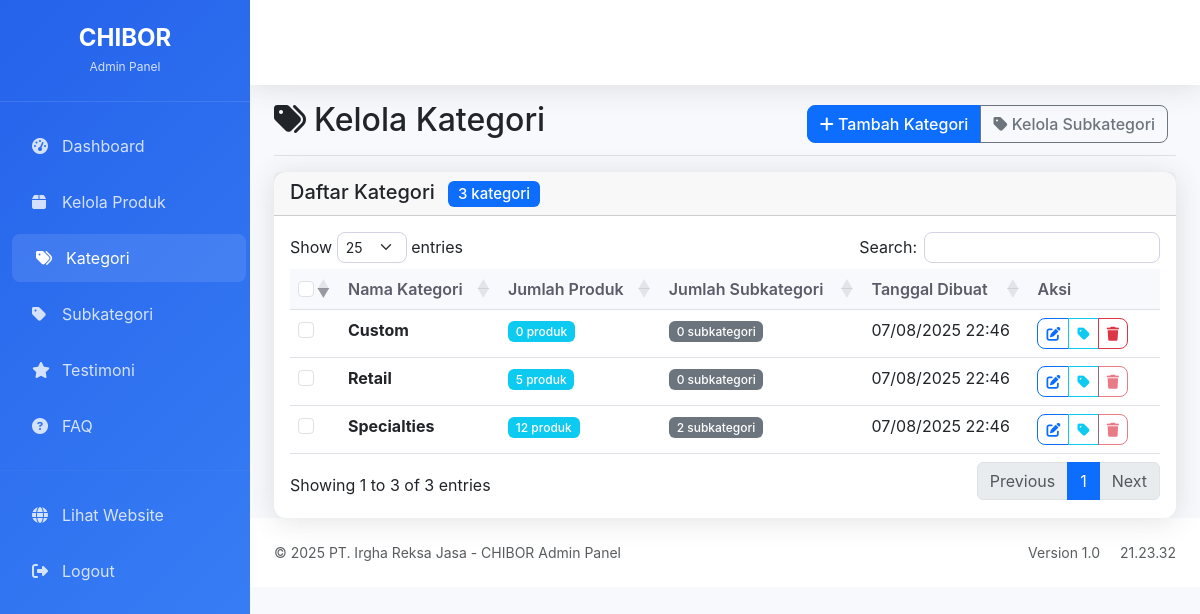
Screenshot of /admin/categories.php (signed in) with the database file from the repository.
### tables this page shows
CREATE TABLE `kategori` (
  `id` int(11) NOT NULL,
  `nama_kategori` varchar(100) NOT NULL,
  `created_at` timestamp NOT NULL DEFAULT current_timestamp()
);

### includes/db.php (called while the page is built, shortened)
<?php
function h($text)
{
    return htmlspecialchars($text, ENT_QUOTES, 'UTF-8');
}

### admin/categories.php (the view, shortened to what this page needs)
<?php
require_once '../includes/db.php';
$stmt = $pdo->query("SELECT k.*, COUNT(p.id) as jumlah_produk,
                     (SELECT COUNT(*) FROM subkategori WHERE id_kategori = k.id) as jumlah_subkategori
                     FROM kategori k
                     LEFT JOIN produk p ON k.id = p.id_kategori
                     GROUP BY k.id
                     ORDER BY k.nama_kategori");
$categories = $stmt->fetchAll();
include 'includes/admin_header.php';
?>
<div class="container-fluid px-4">
    <div class="d-flex justify-content-between flex-wrap flex-md-nowrap align-items-center pt-3 pb-2 mb-3 border-bottom">
        <h1 class="h2">
            <i class="fas fa-tags me-2"></i>Kelola Kategori
        </h1>
        <div class="btn-toolbar mb-2 mb-md-0">
            <div class="btn-group me-2">
                <button class="btn btn-primary" data-bs-toggle="modal" data-bs-target="#addCategoryModal">
                    <i class="fas fa-plus"></i> Tambah Kategori
                </button>
                <a href="subcategories.php" class="btn btn-outline-secondary">
                    <i class="fas fa-tag"></i> Kelola Subkategori
                </a>
            </div>
        </div>
    </div>
    <div class="card">
        <div class="card-header">
            <h5 class="card-title mb-0">
                Daftar Kategori
                <span class="badge bg-primary ms-2"><?= count($categories) ?> kategori</span>
            </h5>
        </div>
        <div class="card-body">
            <?php if (!empty($categories)): ?>
                <div class="table-responsive">
                    <table class="table table-hover data-table" id="categoriesTable">
                        <thead>
                            <tr>
                                <th width="5%">
                                    <input type="checkbox" id="selectAll" class="form-check-input">
                                </th>
                                <th>Nama Kategori</th>
                                <th>Jumlah Produk</th>
                                <th>Jumlah Subkategori</th>
                                <th>Tanggal Dibuat</th>
                                <th width="15%" class="no-sort">Aksi</th>
                            </tr>
                        </thead>
                        <tbody>
                            <?php foreach ($categories as $category): ?>
                                <tr>
                                    <td>
                                        <input type="checkbox" class="form-check-input item-checkbox" value="<?= $category['id'] ?>">
                                    </td>
                                    <td>
                                        <strong><?= h($category['nama_kategori']) ?></strong>
                                    </td>
                                    <td>
                                        <span class="badge bg-info"><?= $category['jumlah_produk'] ?> produk</span>
                                    </td>
                                    <td>
                                        <span class="badge bg-secondary"><?= $category['jumlah_subkategori'] ?> subkategori</span>
                                    </td>
                                    <td><?= date('d/m/Y H:i', strtotime($category['created_at'])) ?></td>
                                    <td>
                                        <div class="btn-group btn-group-sm">
                                            <button class="btn btn-outline-primary"
                                                onclick="editCategory(<?= $category['id'] ?>, '<?= h($category['nama_kategori']) ?>')"
                                                data-bs-toggle="modal"
                                                data-bs-target="#editCategoryModal">
                                                <i class="fas fa-edit"></i>
                                            </button>
                                            <a href="subcategories.php?kategori=<?= $category['id'] ?>"
                                                class="btn btn-outline-info"
                                                title="Lihat Subkategori">
                                                <i class="fas fa-tag"></i>
                                            </a>
                                            <?php if ($category['jumlah_produk'] == 0): ?>
                                                <a href="?delete=<?= $category['id'] ?>"
                                                    class="btn btn-outline-danger"
                                                    onclick="return confirmDelete('kategori <?= h($category['nama_kategori']) ?>')"
                                                    title="Hapus">
                                                    <i class="fas fa-trash"></i>
                                                </a>
                                            <?php else: ?>
                                                <button class="btn btn-outline-danger"
                                                    disabled
                                                    title="Tidak dapat dihapus karena memiliki produk">
                                                    <i class="fas fa-trash"></i>
                                                </button>
                                            <?php endif; ?>
                                        </div>
                                    </td>
                                </tr>
                            <?php endforeach; ?>
                        </tbody>
                    </table>
                </div>
            <?php endif; ?>
        </div>
    </div>
</div>
<?php include 'includes/admin_footer.php'; ?>

### admin/includes/admin_header.php (style rules this page uses)
:root { --primary-color: #2563eb; --gradient-primary: linear-gradient(135deg, #2563eb 0%, #3b82f6 100%); --sidebar-width: 250px; }
body { font-family: 'Inter', sans-serif; background-color: #f8f9fc; }
.btn { border-radius: 8px; font-weight: 500; }
.card { border: none; border-radius: 12px; box-shadow: 0 0.15rem 1.75rem 0 rgba(58, 59, 69, 0.15); }
.table th { background-color: #f8f9fc; border-top: none; font-weight: 600; color: #5a5c69; }
.badge { font-weight: 500; }

### rows the page displays
kategori: nama_kategori "Custom", jumlah_produk "0", jumlah_subkategori "0", created_at "07/08/2025 22:46"
kategori: nama_kategori "Retail", jumlah_produk "5", jumlah_subkategori "0", created_at "07/08/2025 22:46"
kategori: nama_kategori "Specialties", jumlah_produk "12", jumlah_subkategori "2", created_at "07/08/2025 22:46"

### other values shown
count($categories) "3"
